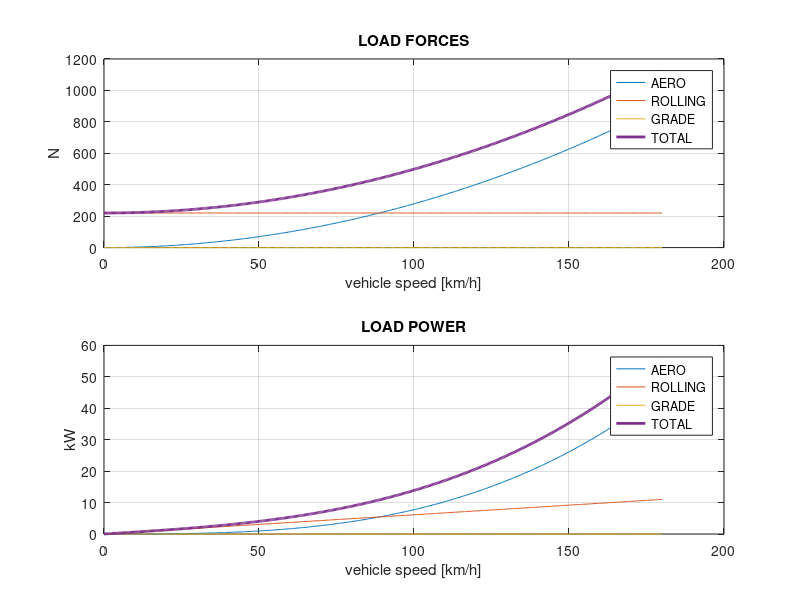
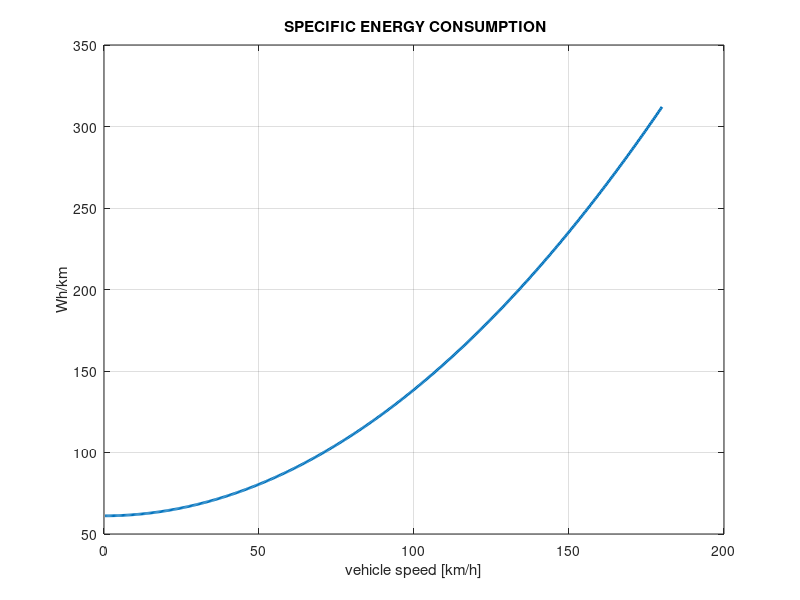

MATLAB code for these plots, in order:
%%% vehicle parameters and plotting of the load forces

close all
clear all

%%% vehicle paramers%%

%%masses%%
%mc: curb mass [kg]
mc=1500;

%mh: human standard mass [kg]
mh=80;
%np: number of passaengers 
np=4;
%mp: payload [kg]
mp=50;
%mg: gross weight [kg]
mg=mc+mh*np+mp;

%% Aerodynamic drag%%
%ro: air density [kg/m^3]
ro=1.2041;
%cd: drag coefficient
cd=0.30;
%af: cross section [m^2]
af=2;

%% Rolling resistance%%
%crr: coefficient of rolling resistance [N/N]
crr=0.012;

%rw: wheel radius [m]
%wd: hub wheel diameter [inches]
wd=15;
%wt: width of the tyre [mm]
wt=215;
%ar: height to width aspect ratio [%]
ar=65;
rw=wd/2*25.4e-3+wt*ar/100*1e-3;

%% Road resistance%%
%grade: road grade [pu]
grade =0;
%alfa: road angle [rad]
alfa =atan(grade);

%%TRANSMISSION%%
%rt: total gear ratio
rt=4.6

%%speed vector%%
%dv: speed discretization [m/s]
dv=0.1;

%v: vehicle speed vector [m/s]
v=[0:dv:50];
%vkph: vehicle speed in kph [km/h]
vkph=v.*3600/1000;


%%LOAD FORCES CALCULATION%%
%fa: aerodynamic drag force [N]
fa=1/2*ro*cd*af*v.^2;
%pa: aerodynamic drag power [W]
pa=fa.*v;

%frr: rolling resistance force [N]
frr=mg*9.81*cos(alfa)*crr*ones(size(v));
%prr: rolling resistance power [W]
prr=frr.*v;

%fgrade: force to overcome road grade [N]
fgrade=mg*9.81*sin(alfa)*ones(size(v));
pgrade=fgrade.*v;

%fl:total load force [N]
fl=fa+frr+fgrade;
%pl: totla load power [W]
pl=fl.*v;

figure
subplot(2,1,1)
plot(vkph, fa, vkph,frr, vkph,fgrade, vkph,fl, 'linewidth', 2)
grid
xlabel('vehicle speed [km/h]')
ylabel('N')
title ('LOAD FORCES')
legend ('AERO', 'ROLLING', 'GRADE', 'TOTAL')

subplot(2,1,2)
plot(vkph, pa/1000, vkph,prr/1000, vkph,pgrade/10000, vkph,pl/1000, 'linewidth', 2)
grid
xlabel('vehicle speed [km/h]')
ylabel('kW')
title ('LOAD POWER')
legend ('AERO', 'ROLLING', 'GRADE', 'TOTAL')

%cs: specific energy consuption [Wh/km]
cs=pl./vkph;

figure 
plot(vkph,cs,'linewidth',2)
grid
xlabel('vehicle speed [km/h]')
ylabel ('Wh/km')
title (' SPECIFIC ENERGY CONSUMPTION')